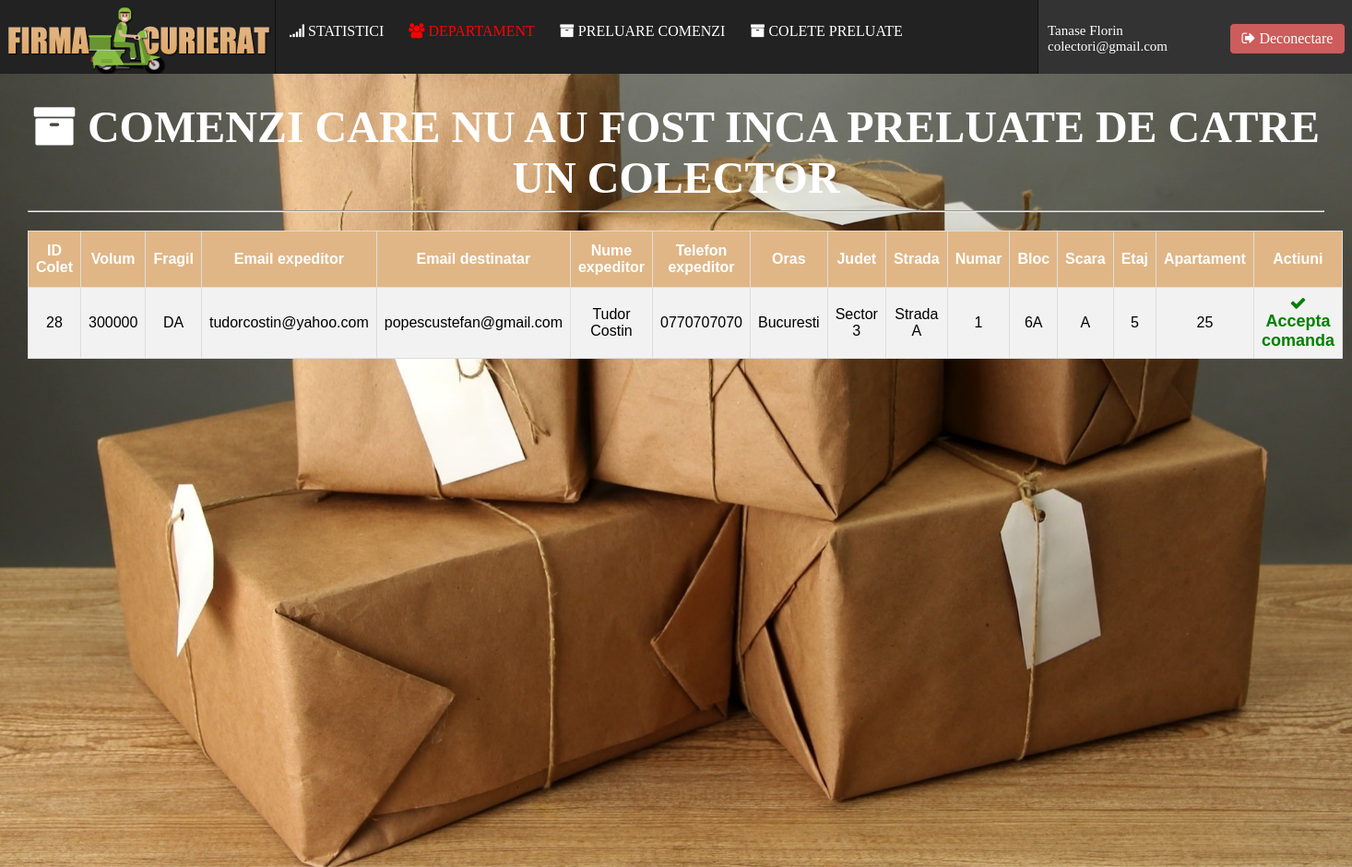
The page /angajati/preluarecomenzi.php (signed in) on the database its author committed.
### tables this page shows
CREATE TABLE IF NOT EXISTS `angajati` (
  `AngajatID` int(11) NOT NULL AUTO_INCREMENT,
  `DepartamentID` int(11) DEFAULT NULL,
  `Email` varchar(64) NOT NULL,
  `Parola` varchar(256) NOT NULL,
  `Nume` varchar(20) NOT NULL,
  `Prenume` varchar(20) NOT NULL,
  `CNP` varchar(13) NOT NULL,
  `Telefon` varchar(12) NOT NULL,
  `Sex` char(1) NOT NULL,
  PRIMARY KEY (`AngajatID`),
  KEY `FK_DepartamentAngajat` (`DepartamentID`)
);

CREATE TABLE IF NOT EXISTS `colete` (
  `ColetID` int(11) NOT NULL AUTO_INCREMENT,
  `ExpeditorID` int(11) NOT NULL,
  `DestinatarID` int(11) NOT NULL,
  `ColectorID` int(11) DEFAULT NULL,
  `LivratorID` int(11) DEFAULT NULL,
  `Volum` int(11) NOT NULL,
  `Status` int(11) NOT NULL,
  `Mesaj` varchar(512) NOT NULL,
  `Timestamp` int(11) NOT NULL,
  `CostLivrare` float NOT NULL,
  PRIMARY KEY (`ColetID`),
  KEY `FK_Expeditor` (`ExpeditorID`),
  KEY `FK_Destinatar` (`DestinatarID`),
  KEY `FK_Colector` (`ColectorID`),
  KEY `FK_Livrator` (`LivratorID`)
);

CREATE TABLE IF NOT EXISTS `clienti` (
  `ClientID` int(11) NOT NULL AUTO_INCREMENT,
  `Email` varchar(64) NOT NULL,
  `Parola` varchar(256) DEFAULT NULL,
  `Telefon` varchar(12) DEFAULT NULL,
  `Nume` varchar(20) DEFAULT NULL,
  `Prenume` varchar(20) DEFAULT NULL,
  `Sex` char(1) DEFAULT NULL,
  `DataNasterii` datetime DEFAULT NULL,
  `Oras` varchar(20) DEFAULT NULL,
  `Judet` varchar(20) DEFAULT NULL,
  `Strada` varchar(40) DEFAULT NULL,
  `Numar` int(11) DEFAULT NULL,
  `Bloc` varchar(6) DEFAULT NULL,
  `Scara` varchar(6) DEFAULT NULL,
  `Etaj` int(11) DEFAULT NULL,
  `Apartament` int(11) DEFAULT NULL,
  `CodPostal` varchar(10) DEFAULT NULL,
  `CodAfiliat` varchar(20) DEFAULT NULL,
  `AfiliatID` int(11) DEFAULT NULL,
  `ContActivat` char(1) NOT NULL,
  PRIMARY KEY (`ClientID`),
  UNIQUE KEY `Email` (`Email`) USING BTREE,
  UNIQUE KEY `Telefon` (`Telefon`) USING BTREE,
  KEY `FK_AfiliatID` (`AfiliatID`)
);

### angajati/preluarecomenzi.php (the view, shortened to what this page needs)
<?php
require_once("includes/Header.php");
?>
<font face="Trebuchet MS" size="7" color="white"><b><span class="fa fa-archive"></span> COMENZI CARE NU AU FOST INCA PRELUATE DE CATRE UN COLECTOR</b></font><hr>
<table id="comenzi">
  <tr>
    <th style="text-align:center;">ID Colet</th>
	<th style="text-align:center;">Volum</th>
	<th style="text-align:center;">Fragil</th>
	<th style="text-align:center;">Email expeditor</th>
	<th style="text-align:center;">Email destinatar</th>
	<th style="text-align:center;">Nume expeditor</th>
	<th style="text-align:center;">Telefon expeditor</th>
	<th style="text-align:center;">Oras</th>
	<th style="text-align:center;">Judet</th>
	<th style="text-align:center;">Strada</th>
	<th style="text-align:center;">Numar</th>
	<th style="text-align:center;">Bloc</th>
	<th style="text-align:center;">Scara</th>
	<th style="text-align:center;">Etaj</th>
	<th style="text-align:center;">Apartament</th>
	<th style="text-align:center;">Actiuni</th>
  </tr>
<?php
$query = 'CALL PreluareComenzi_Colectori(' . $_SESSION['AngajatID'] . ');';
$res = mysqli_query($DB, $query);
while($user = mysqli_fetch_array($res)){
?>
  <tr>
	<td><?=$user['ColetID'];?></td>
	<td><?=$user['Volum'];?></td>
	<td><?php
		if($user['Fragil'] > 0) echo "DA";
		else echo "NU";?></td>
	<td><?=$user['EmailExpeditor'];?></td>
	<td><?=$user['EmailDestinatar'];?></td>
    <td><?php echo $user['Nume'] . ' ' . $user['Prenume'];?></td>
    <td><?=$user['Telefon'];?></td>
	<td><?=$user['Oras'];?></td>
	<td><?=$user['Judet'];?></td>
	<td><?=$user['Strada'];?></td>
	<td><?=$user['Numar'];?></td>
    <td><?=$user['Bloc'];?></td>
    <td><?=$user['Scara'];?></td>
    <td><?=$user['Etaj'];?></td>
    <td><?=$user['Apartament'];?></td>
	<td>
	<?php echo '<a href="actiunicolectori.php?action=1&angajatid='. $_SESSION['AngajatID'] .'&coletid=' . $user['ColetID'] . '"><b><font color="green" size="4"><span class="fa fa-check"></span> Accepta comanda</font></b></a><br>'; ?>
	</td>
  </tr>
<?php } ?>

### angajati/includes/Header.php (shortened to what this page needs)
<?php
require_once("includes/Config.php");
if(isset($_SESSION['AngajatID'])){
			$query = 'CALL GetAngajatData(' . $_SESSION['AngajatID'] . ');';
			$result = mysqli_query($DB, $query);
			mysqli_next_result($DB);
			$user = mysqli_fetch_array($result, MYSQLI_ASSOC);
}
else{
	Header('Location: login.php');
}
?>
<head>
	<link rel="stylesheet" href="https://maxcdn.bootstrapcdn.com/font-awesome/4.5.0/css/font-awesome.min.css">
</head>
<body>
	<div class="banner">
	<img src="images/logo.png" alt="LOGO">
	</div>
	<div class="userinfo">
		<div class="userinfoContent">
			<?php
				echo $user['Nume'] . ' ' . $user['Prenume'] . '<br>';
				echo $user['Email'] . '<br>';
			?>
		</div>
		<div class="logoutdiv">
             <a href="?logout">
                  <span class="fa fa-sign-out" style="display:inline;">  </span>Deconectare
              </a>
		</div>
	</div>
	<div class="menu">
	<a href="statistici.php"><span class="fa fa-signal"></span> STATISTICI</a>
	<?php
		$qr = 'SELECT EsteManager(' . $_SESSION['AngajatID'] . ');';
		$qr_res = mysqli_query($DB, $qr);
		$manager = mysqli_fetch_array($qr_res, MYSQLI_BOTH);
		if($manager[0] == 'DA'){
	?>
		<a href="manager.php"><font color="red"><span class="fa fa-users"></span> DEPARTAMENT</font></a>
	<?php }
		if($user['DepartamentID'] == 1){ ?>
	<a href="adaugaangajat.php"><span class="fa fa-plus"></span> ADAUGA UN ANGAJAT</a>
	<a href="angajati.php"><span class="fa fa-cogs"></span> CONTURI ANGAJATI</a>
	<a href="clienti.php"><span class="fa fa-cogs"></span> CONTURI CLIENTI</a>
	<a href="orase.php"><span class="fa fa-cogs"></span> ORASE</a>
	<?php }else if($user['DepartamentID'] == 2){ ?>
		<a href="crearepromotii.php"><span class="fa fa-star"></span> CREARE PROMOTII</a>
		<a href="atribuirepromotii.php"><span class="fa fa-star"></span> ATRIBUIRE PROMOTII</a>
	<?php }else if($user['DepartamentID'] == 3){ ?>
		<a href="preluarecomenzi.php"><span class="fa fa-archive"></span> PRELUARE COMENZI</a>
		<a href="coletepreluate.php"><span class="fa fa-archive"></span> COLETE PRELUATE</a>
	<?php }else if($user['DepartamentID'] == 4){ ?>
		<a href="ridicarecolet.php"><span class="fa fa-archive"></span> RIDICARE COLETE </a>
		<a href="coleteridicate.php"><span class="fa fa-archive"></span> COLETE RIDICATE</a>
	<?php } ?>
	</div>
	<div class="pagecontent"><center>

### angajati/includes/Header.php (style rules this page uses)
.menu { z-index:100; overflow: hidden; background-color: #222; border-left: 1px solid #111; border-right: 1px solid #111; position: fixed; top: 0; width: -moz-calc(100% - 640px); width: -webkit-calc(100% - 640px); width: -o-calc(100% - 640px); width: calc(100% - 640px); right:340px; height:55px; white-space: nowrap; padding-top:25px; }
.menu a { margin: 8px; padding-top:35px; font-family: Verdana; font-size:16px; transition:0.6s; margin-left:15px; }
.banner { background-color:#222; height: 80px; overflow: hidden; position: fixed; top: 0px; left:0; z-index:100; width: 300px; cursor: pointer; }
.userinfo { background-color:#333; height: 80px; overflow: hidden; position: fixed; top: 0px; right:0; z-index:100; width: 340px; text-align:left; }
.userinfoContent { padding:10px; font-family: Trebuchet MS; font-size:15; color:white; margin-top:15px; }
.pagecontent { margin-top:80px; background: url('images/background.jpg') no-repeat center; background-size: cover; background-attachment: fixed; min-height:100%; padding:30px; }
.logoutdiv { background-color: indianred; width: 110px; float:right; padding:7px; cursor:pointer; text-align:center; position:fixed; top:25px; right:7px; font-family: Trebuchet MS; border-radius:5px; border:1px solid #333; transition:0.6s; }
body { margin: 0; padding: 0; }
a { text-decoration:none; color: white; }

### angajati/preluarecomenzi.php (style rules this page uses)
#comenzi { font-family: Arial, Helvetica, sans-serif; border-collapse: collapse; width: 70%; text-align:center; margin-top:20px; }
#comenzi td, #comenzi th { border: 1px solid #ddd; padding: 8px; }
#comenzi tr:nth-child(even) { background-color: #f2f2f2; }
#comenzi tr:nth-child(odd) { background-color: white; }
#comenzi th { padding-top: 12px; padding-bottom: 12px; text-align: left; background-color: #E0B686; color: white; }

### rows shown on the page
angajati: Nume "Tanase", Prenume "Florin", Email "colectori@gmail.com"
colete: ColetID "28", Volum "300000", clienti.Email "tudorcostin@yahoo.com", clienti.Email "popescustefan@gmail.com", clienti.Nume "Tudor", clienti.Prenume "Costin", clienti.Telefon "0770707070", clienti.Oras "Bucuresti", clienti.Judet "Sector 3", clienti.Strada "Strada A", clienti.Numar "1", clienti.Bloc "6A", clienti.Scara "A", clienti.Etaj "5", clienti.Apartament "25"
